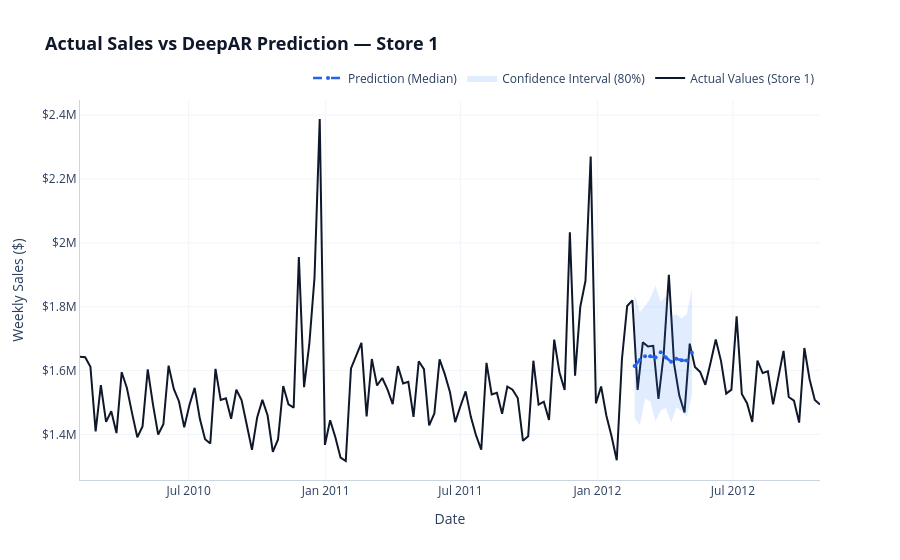

The notebook cell this image was saved under:
### Code cell
df_store1 = df.filter(pl.col("Store") == 1)

forecasts_store1 = [f for f in forecasts if str(f.item_id) == "1"]

fig = go.Figure()


fig.add_trace(
    go.Scatter(
        x=df_store1["Date"],
        y=df_store1["Weekly_Sales"],
        name="Actual Values (Store 1)",
        line=dict(color="#0f172a", width=2),
    )
)


if forecasts_store1:
    forecast_1 = forecasts_store1[0]

    forecast_dates = forecast_1.index.to_timestamp()

    p10 = forecast_1.quantile(0.1)
    p90 = forecast_1.quantile(0.9)
    median = forecast_1.quantile(0.5)

    fig.add_trace(
        go.Scatter(
            x=forecast_dates,
            y=p90,
            mode="lines",
            line=dict(width=0),
            showlegend=False,
            hoverinfo="skip",
        )
    )

    fig.add_trace(
        go.Scatter(
            x=forecast_dates,
            y=p10,
            mode="lines",
            line=dict(width=0),
            fill="tonexty",
            fillcolor="rgba(59, 130, 246, 0.15)",
            name="Confidence Interval (80%)",
            hoverinfo="skip",
        )
    )

    fig.add_trace(
        go.Scatter(
            x=forecast_dates,
            y=median,
            mode="lines+markers",
            line=dict(color="#2563eb", width=2.5, dash="dash"),
            marker=dict(size=4),
            name="Prediction (Median)",
        )
    )
else:
    print("No prediction found for Store 1 in the forecasts set.")


fig.update_layout(
    title=dict(
        text="Actual Sales vs DeepAR Prediction — Store 1",
        font=dict(size=18, color="#0f172a", weight="bold"),
    ),
    xaxis_title="Date",
    yaxis_title="Weekly Sales ($)",
    plot_bgcolor="white",
    paper_bgcolor="white",
    hovermode="x unified",
    legend=dict(orientation="h", yanchor="bottom", y=1.02, xanchor="right", x=1),
)

fig.update_xaxes(gridcolor="#f1f5f9", linecolor="#cbd5e1")
fig.update_yaxes(gridcolor="#f1f5f9", linecolor="#cbd5e1", tickprefix="$")

fig.show()

### Figure 1 — Plotly figure (JSON) as saved in the notebook; plotly's stock layout.template omitted (floating-point values rounded to 4 significant figures; data arrays with more than 128 entries replaced by an {"elided": "..."} marker saying what was removed)
{"data": [{"line": {"color": "#0f172a", "width": 2}, "name": "Actual Values (Store 1)", "type": "scatter", "x": {"elided": "143 str values"}, "y": {"elided": "143 float values"}}, {"hoverinfo": "skip", "line": {"width": 0}, "mode": "lines", "showlegend": false, "type": "scatter", "x": ["2012-02-20T00:00:00", "2012-02-27T00:00:00", "2012-03-05T00:00:00", "2012-03-12T00:00:00", "2012-03-19T00:00:00", "2012-03-26T00:00:00", "2012-04-02T00:00:00", "2012-04-09T00:00:00", "2012-04-16T00:00:00", "2012-04-23T00:00:00", "2012-04-30T00:00:00", "2012-05-07T00:00:00"], "y": [1841000.0, 1784000.0, 1802000.0, 1826000.0, 1866000.0, 1815000.0, 1834000.0, 1768000.0, 1778000.0, 1763000.0, 1777000.0, 1856000.0]}, {"fill": "tonexty", "fillcolor": "rgba(59, 130, 246, 0.15)", "hoverinfo": "skip", "line": {"width": 0}, "mode": "lines", "name": "Confidence Interval (80%)", "type": "scatter", "x": ["2012-02-20T00:00:00", "2012-02-27T00:00:00", "2012-03-05T00:00:00", "2012-03-12T00:00:00", "2012-03-19T00:00:00", "2012-03-26T00:00:00", "2012-04-02T00:00:00", "2012-04-09T00:00:00", "2012-04-16T00:00:00", "2012-04-23T00:00:00", "2012-04-30T00:00:00", "2012-05-07T00:00:00"], "y": [1451000.0, 1429000.0, 1513000.0, 1503000.0, 1442000.0, 1476000.0, 1483000.0, 1437000.0, 1485000.0, 1474000.0, 1456000.0, 1524000.0]}, {"line": {"color": "#2563eb", "dash": "dash", "width": 2.5}, "marker": {"size": 4}, "mode": "lines+markers", "name": "Prediction (Median)", "type": "scatter", "x": ["2012-02-20T00:00:00", "2012-02-27T00:00:00", "2012-03-05T00:00:00", "2012-03-12T00:00:00", "2012-03-19T00:00:00", "2012-03-26T00:00:00", "2012-04-02T00:00:00", "2012-04-09T00:00:00", "2012-04-16T00:00:00", "2012-04-23T00:00:00", "2012-04-30T00:00:00", "2012-05-07T00:00:00"], "y": [1614000.0, 1633000.0, 1645000.0, 1645000.0, 1641000.0, 1657000.0, 1641000.0, 1628000.0, 1637000.0, 1633000.0, 1632000.0, 1656000.0]}], "layout": {"hovermode": "x unified", "legend": {"orientation": "h", "x": 1, "xanchor": "right", "y": 1.02, "yanchor": "bottom"}, "paper_bgcolor": "white", "plot_bgcolor": "white", "title": {"font": {"color": "#0f172a", "size": 18, "weight": "bold"}, "text": "Actual Sales vs DeepAR Prediction — Store 1"}, "xaxis": {"gridcolor": "#f1f5f9", "linecolor": "#cbd5e1", "title": {"text": "Date"}}, "yaxis": {"gridcolor": "#f1f5f9", "linecolor": "#cbd5e1", "tickprefix": "$", "title": {"text": "Weekly Sales ($)"}}}}
